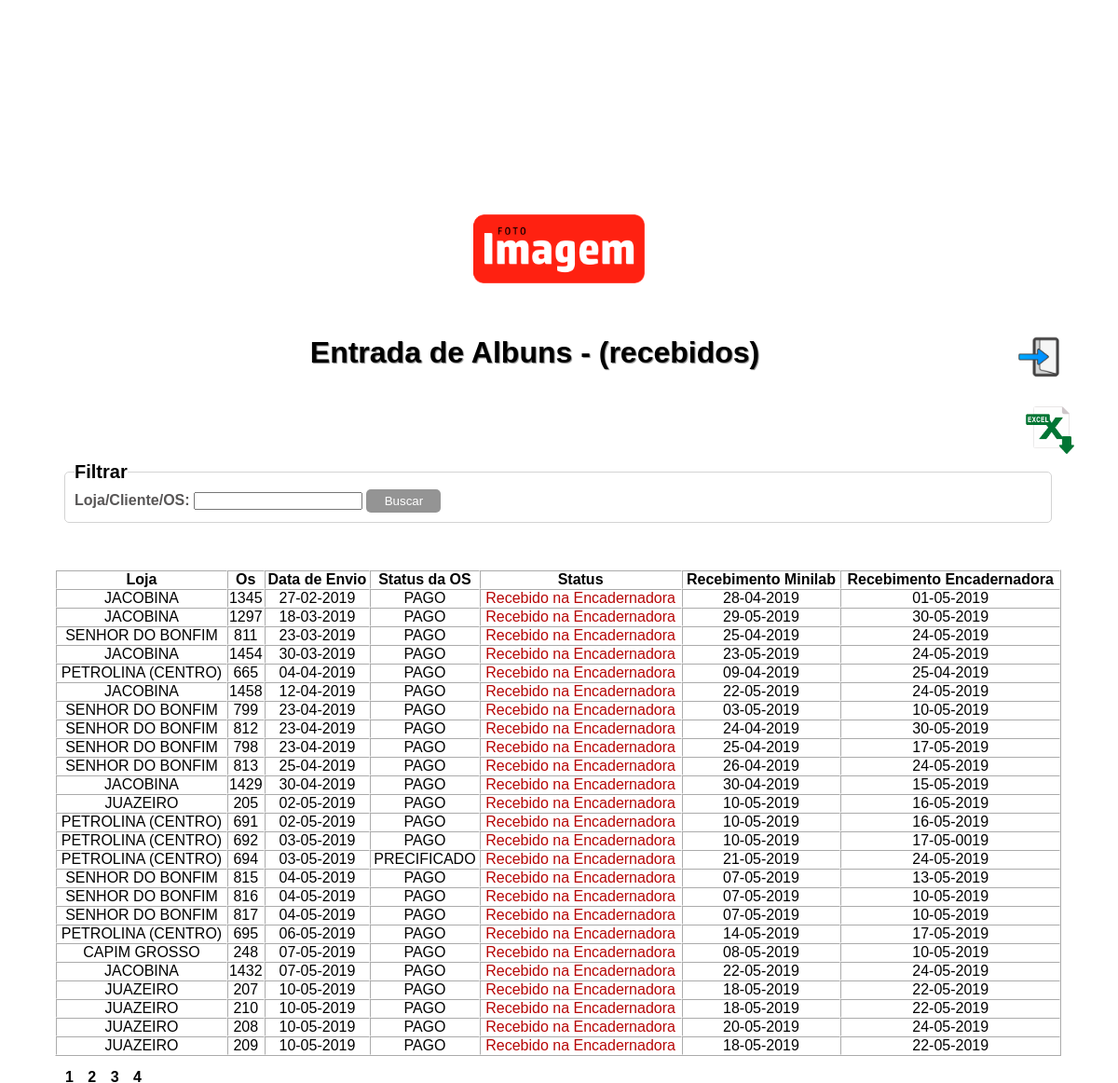
The page /recebidos_enc.php (signed in) on the database its author committed.
### tables this page shows
CREATE TABLE `pedido` (
  `id_pedido` int(4) NOT NULL,
  `id_loja` int(4) NOT NULL,
  `os_fotografia` varchar(150) NOT NULL,
  `os` varchar(10) DEFAULT NULL,
  `codigo_cliente` int(6) DEFAULT NULL,
  `cliente` varchar(250) DEFAULT NULL,
  `email_cliente` varchar(250) DEFAULT NULL,
  `telefone_cliente` varchar(50) DEFAULT NULL,
  `vendedor` varchar(150) DEFAULT NULL,
  `status_pag` int(4) DEFAULT NULL,
  `valor` decimal(5,2) DEFAULT NULL,
  `id_status` int(4) DEFAULT NULL,
  `data_loja` varchar(100) DEFAULT NULL,
  `data_lab` varchar(20) DEFAULT NULL,
  `data_encad` varchar(20) DEFAULT NULL,
  `id_modelo` int(4) DEFAULT NULL,
  `id_tamanhoalb` int(4) DEFAULT NULL,
  `paginas` varchar(10) DEFAULT NULL,
  `id_laminacao` int(4) DEFAULT NULL,
  `id_modelocapa` int(4) DEFAULT NULL,
  `id_laminacaocapa` int(4) DEFAULT NULL,
  `id_cantoneira` int(4) DEFAULT NULL,
  `id_corte` int(4) DEFAULT NULL,
  `id_estojo` int(4) DEFAULT NULL,
  `id_maleta` int(4) DEFAULT NULL
);

CREATE TABLE `lojas` (
  `id_loja` int(4) NOT NULL,
  `nome_loja` varchar(150) NOT NULL
);

CREATE TABLE `status_pag` (
  `id_pagamento` int(4) NOT NULL,
  `statuspg` varchar(150) NOT NULL
);

CREATE TABLE `status` (
  `id_status` int(4) NOT NULL,
  `status` varchar(150) NOT NULL
);

### recebidos_enc.php (the view, shortened to what this page needs)
<?php
		include('conexao.php');
?>
<!DOCTYPE html>
<html>
<head>
	<link rel="stylesheet" type="text/css" href="css/estilo.css">
</head>
<body>
	<img src="imagens/logo.png" id="logo">
	<div id="interface">
		<img src="imagens/sair.png" id="sair" title="Sair" onclick="voltar()">
		<a href="relatorio.php"><img src="imagens/exportar.png" id="btexport" title="Exportar"></a>
		<h1>Entrada de Albuns - (recebidos)</h1>
		<form name="form_busca" action="busca_encad.php" method="post" style="padding:10px;">
<fieldset style="padding: 10px;"><legend>Filtrar</legend>
	Loja/Cliente/OS: <input type="text" name="clientes">
	<input type="submit" value="Buscar" id="btn">
</fieldset>
</form>
<?php
    $pagina = (isset($_GET['pagina']))? $_GET['pagina'] : 1;
    $cmd = "select * from pedido";
    $produtos = mysqli_query($conecta,$cmd);
    $total = mysqli_num_rows($produtos);
    $registros = 25;
    $numPaginas = ceil($total/$registros);
    $inicio = ($registros*$pagina)-$registros;
    $lista_recebimento="SELECT l.nome_loja, p.os, p.data_loja, s.status,p.data_lab, p.data_encad, stp.statuspg FROM pedido as p join lojas as l on l.id_loja=p.id_loja and p.id_status= '3' join status as s on s.id_status=p.id_status join status_pag as stp on stp.id_pagamento=p.status_pag order by p.data_loja LIMIT $inicio,$registros";
    $query_lista = mysqli_query($conecta,$lista_recebimento);
    echo"<table border='1' cellspacing ='0' colspacing='2'>";
		echo"<tr>";
		echo"<td><b>Loja</td>";
		echo"<td><b>Os</td>";
		echo"<td><b>Data de Envio</td>";
		echo"<td><b>Status da OS</td>";
		echo"<td><b>Status</td>";
		echo"<td><b>Recebimento Minilab</td>";
		echo"<td><b>Recebimento Encadernadora</td>";
		echo"</tr>";
    while($mostra_recebidos=mysqli_fetch_array($query_lista)){
	$loja=$mostra_recebidos['nome_loja'];
	$os=$mostra_recebidos['os'];
	$dat_envio=$mostra_recebidos['data_loja'];
	$status=$mostra_recebidos['status'];
	$data_recebe_lab=$mostra_recebidos['data_lab'];
	$statuspg=$mostra_recebidos['statuspg'];
	$data_receb_enca=$mostra_recebidos['data_encad'];
	echo"<tr>";
			echo"<td>$loja</td>";
			echo"<td>$os</td>";
			echo"<td>".date('d-m-Y',strtotime($dat_envio))."</td>";
			echo"<td>$statuspg</td>";
			echo"<td><span class='red'>$status</span></td>";
			echo"<td>".date('d-m-Y', strtotime($data_recebe_lab))."</td>";
			echo"<td>".date('d-m-Y', strtotime($data_receb_enca))."</td>";
}
?>
<div id="paginacao"><?php
 for($i = 1; $i < $numPaginas + 1; $i++) {
        echo "<a href='recebidos_enc.php?pagina=$i' id='btpagina'>".$i."</a> ";
    }
?></div>
</div>
</body>
</html>

### css/estilo.css (style rules this page uses)
* { margin:0; padding:0; }
#interface { width: 1080px; background: white; top: 31%; padding: 30px; position: absolute; left: 50%; margin-left: -571px; margin-top: -30px; border-radius: 7px; }
fieldset { padding: 12px; color: #585656; font-weight: bold; background: #ffffff82; border-radius: 5px; border: solid 1px lightgray; }
legend { font-weight: bold; font-size: 20px; color: black; }
span.red { color: #b70707; }
body { font-family: arial; color: black; background-image: url(http://www.fotoimagem.com.br/templates/imagem/imgs/bg_25.png); }
h1 { text-align: center; text-shadow: 1px 1px 1px gray; margin-bottom: 88px; color: black; }
#btn { background-color: #949494; border: none; border-radius: 5px; width: 80px; height: 25px; cursor: pointer; margin-top: -16px; color:white; }
table { width: 100%; text-align: center; margin:0 auto; border-color: white; margin-top: 18px; }
img#logo { position: absolute; top: 31%; left: 50%; width: 184px; margin-left: -92px; margin-top: -130px; }
#sair { width: 50px; float: right; cursor:pointer; }
#btexport { width: 52px; margin-top: 76px; position: absolute; margin-left: 1042px; }
fieldset { margin-bottom: 22px; }
div#paginacao { position: absolute; top: 98%; }
a#btpagina { margin-left: 11px; text-decoration: none; color: black; font-weight: bold; }

### rows shown on the page
pedido: id_loja.nome_loja "JACOBINA", os "1345", data_loja "27-02-2019", status_pag.statuspg "PAGO", id_status.status "Recebido na Encadernadora", data_lab "28-04-2019", data_encad "01-05-2019"
pedido: id_loja.nome_loja "JACOBINA", os "1297", data_loja "18-03-2019", status_pag.statuspg "PAGO", id_status.status "Recebido na Encadernadora", data_lab "29-05-2019", data_encad "30-05-2019"
pedido: id_loja.nome_loja "SENHOR DO BONFIM", os "811", data_loja "23-03-2019", status_pag.statuspg "PAGO", id_status.status "Recebido na Encadernadora", data_lab "25-04-2019", data_encad "24-05-2019"
pedido: id_loja.nome_loja "JACOBINA", os "1454", data_loja "30-03-2019", status_pag.statuspg "PAGO", id_status.status "Recebido na Encadernadora", data_lab "23-05-2019", data_encad "24-05-2019"
pedido: id_loja.nome_loja "PETROLINA (CENTRO)", os "665", data_loja "04-04-2019", status_pag.statuspg "PAGO", id_status.status "Recebido na Encadernadora", data_lab "09-04-2019", data_encad "25-04-2019"
pedido: id_loja.nome_loja "JACOBINA", os "1458", data_loja "12-04-2019", status_pag.statuspg "PAGO", id_status.status "Recebido na Encadernadora", data_lab "22-05-2019", data_encad "24-05-2019"
pedido: id_loja.nome_loja "SENHOR DO BONFIM", os "799", data_loja "23-04-2019", status_pag.statuspg "PAGO", id_status.status "Recebido na Encadernadora", data_lab "03-05-2019", data_encad "10-05-2019"
pedido: id_loja.nome_loja "SENHOR DO BONFIM", os "812", data_loja "23-04-2019", status_pag.statuspg "PAGO", id_status.status "Recebido na Encadernadora", data_lab "24-04-2019", data_encad "30-05-2019"
pedido: id_loja.nome_loja "SENHOR DO BONFIM", os "798", data_loja "23-04-2019", status_pag.statuspg "PAGO", id_status.status "Recebido na Encadernadora", data_lab "25-04-2019", data_encad "17-05-2019"
pedido: id_loja.nome_loja "SENHOR DO BONFIM", os "813", data_loja "25-04-2019", status_pag.statuspg "PAGO", id_status.status "Recebido na Encadernadora", data_lab "26-04-2019", data_encad "24-05-2019"
pedido: id_loja.nome_loja "JACOBINA", os "1429", data_loja "30-04-2019", status_pag.statuspg "PAGO", id_status.status "Recebido na Encadernadora", data_lab "30-04-2019", data_encad "15-05-2019"
pedido: id_loja.nome_loja "JUAZEIRO", os "205", data_loja "02-05-2019", status_pag.statuspg "PAGO", id_status.status "Recebido na Encadernadora", data_lab "10-05-2019", data_encad "16-05-2019"
pedido: id_loja.nome_loja "PETROLINA (CENTRO)", os "691", data_loja "02-05-2019", status_pag.statuspg "PAGO", id_status.status "Recebido na Encadernadora", data_lab "10-05-2019", data_encad "16-05-2019"
pedido: id_loja.nome_loja "PETROLINA (CENTRO)", os "692", data_loja "03-05-2019", status_pag.statuspg "PAGO", id_status.status "Recebido na Encadernadora", data_lab "10-05-2019", data_encad "17-05-0019"
pedido: id_loja.nome_loja "PETROLINA (CENTRO)", os "694", data_loja "03-05-2019", status_pag.statuspg "PRECIFICADO", id_status.status "Recebido na Encadernadora", data_lab "21-05-2019", data_encad "24-05-2019"
pedido: id_loja.nome_loja "SENHOR DO BONFIM", os "815", data_loja "04-05-2019", status_pag.statuspg "PAGO", id_status.status "Recebido na Encadernadora", data_lab "07-05-2019", data_encad "13-05-2019"
pedido: id_loja.nome_loja "SENHOR DO BONFIM", os "816", data_loja "04-05-2019", status_pag.statuspg "PAGO", id_status.status "Recebido na Encadernadora", data_lab "07-05-2019", data_encad "10-05-2019"
pedido: id_loja.nome_loja "SENHOR DO BONFIM", os "817", data_loja "04-05-2019", status_pag.statuspg "PAGO", id_status.status "Recebido na Encadernadora", data_lab "07-05-2019", data_encad "10-05-2019"
pedido: id_loja.nome_loja "PETROLINA (CENTRO)", os "695", data_loja "06-05-2019", status_pag.statuspg "PAGO", id_status.status "Recebido na Encadernadora", data_lab "14-05-2019", data_encad "17-05-2019"
pedido: id_loja.nome_loja "CAPIM GROSSO", os "248", data_loja "07-05-2019", status_pag.statuspg "PAGO", id_status.status "Recebido na Encadernadora", data_lab "08-05-2019", data_encad "10-05-2019"
pedido: id_loja.nome_loja "JACOBINA", os "1432", data_loja "07-05-2019", status_pag.statuspg "PAGO", id_status.status "Recebido na Encadernadora", data_lab "22-05-2019", data_encad "24-05-2019"
pedido: id_loja.nome_loja "JUAZEIRO", os "207", data_loja "10-05-2019", status_pag.statuspg "PAGO", id_status.status "Recebido na Encadernadora", data_lab "18-05-2019", data_encad "22-05-2019"
pedido: id_loja.nome_loja "JUAZEIRO", os "210", data_loja "10-05-2019", status_pag.statuspg "PAGO", id_status.status "Recebido na Encadernadora", data_lab "18-05-2019", data_encad "22-05-2019"
pedido: id_loja.nome_loja "JUAZEIRO", os "208", data_loja "10-05-2019", status_pag.statuspg "PAGO", id_status.status "Recebido na Encadernadora", data_lab "20-05-2019", data_encad "24-05-2019"
pedido: id_loja.nome_loja "JUAZEIRO", os "209", data_loja "10-05-2019", status_pag.statuspg "PAGO", id_status.status "Recebido na Encadernadora", data_lab "18-05-2019", data_encad "22-05-2019"
